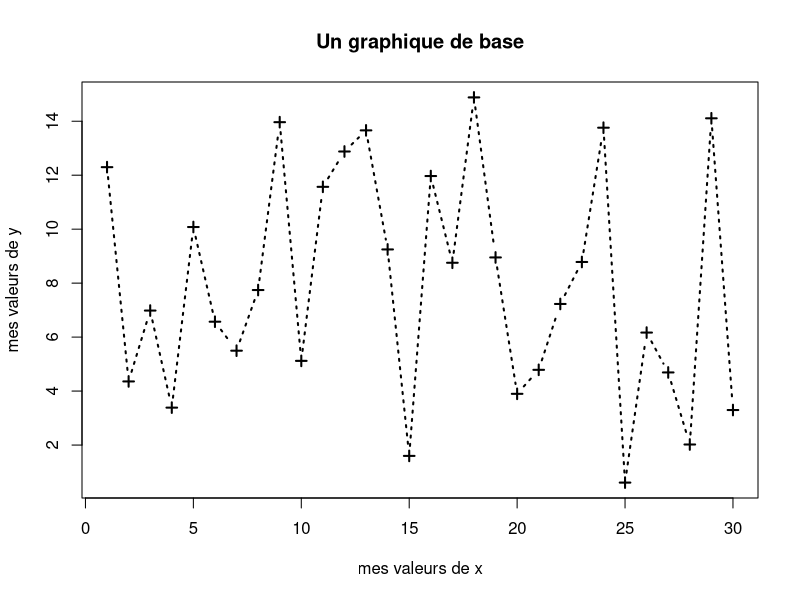
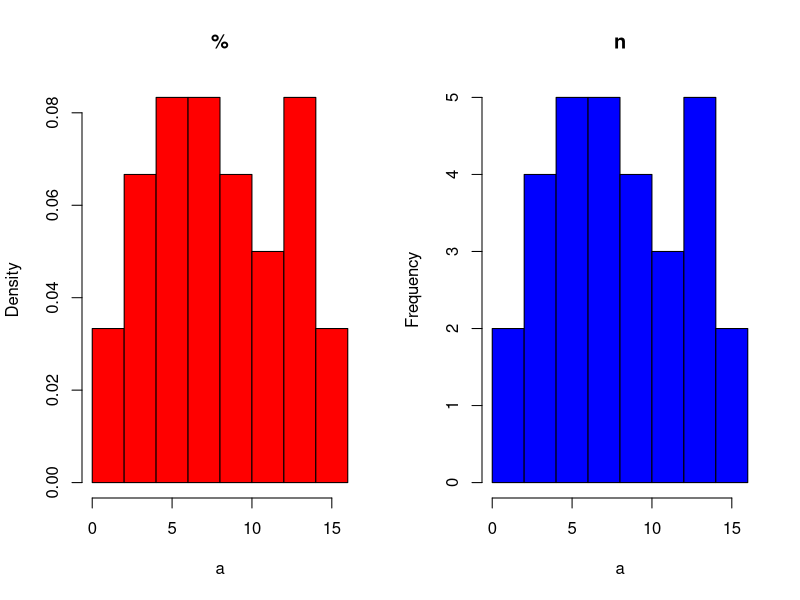
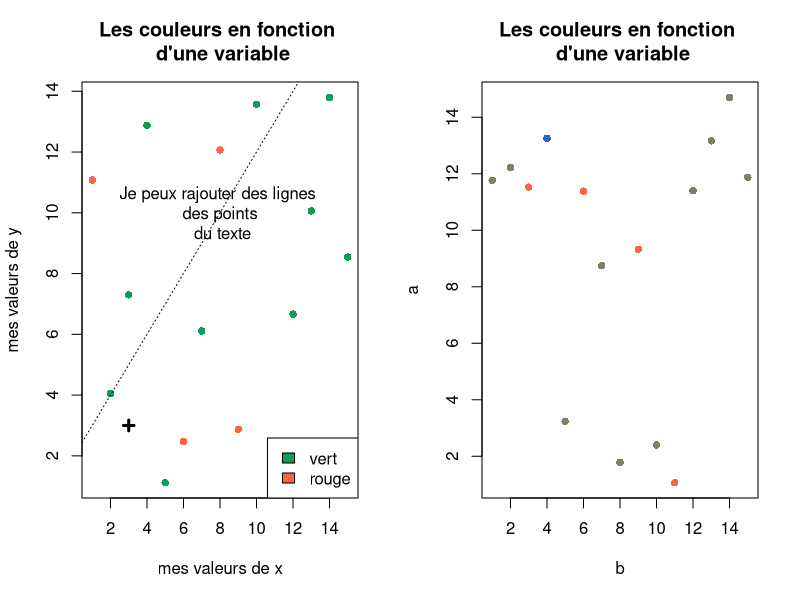

The R source for these figures, in order:
## ---- chunk 1
a <- c(1:15, NA)
b <- 1:16 + rnorm(16)
categories <- c(rep("Cat.A", 8), rep("Cat.B", 8))

# univarié
mean(a)
mean(a, na.rm = TRUE)

length(a)
length(na.omit(a))

# bivarié
cor(a, b, use = "complete.obs")
cov(a, b, use = "complete.obs")

tapply(X= a, INDEX= categories, mean, na.rm=TRUE)
## ---- chunk 2
b <- c("un peu", "beaucoup", "passionément", "à la folie", NA, "beaucoup")
a <- c("aime", "aime", "aime", "aime pas", "aime pas", "aime pas")

table(b)
table(b, useNA = "always")

prop.table(table(b)) # on demande les % de la table

which.max(table(b)) # on demande la catégorie avec la valeur maximale d'effectifs, dans la table

# le tableau de contingence
table(a, b)

prop.table(table(a, b)) # n / N total
prop.table(table(a, b), 1) # % ligne
prop.table(table(a, b), 2) # % colonne
## ---- chunk 3
a <- runif(30,0,15)
b <- 1:30
plot(x = b, y = a, 
     type = "b", 
     lwd= 2, lty = "dotted", 
     pch = 3, 
     xlab= "mes valeurs de x", ylab= "mes valeurs de y", 
     main = "Un graphique de base")

par(mfrow = c(1,2)) # affiche 1 ligne 2 colonnes de graphiques, 
#par(mfrow = c(1,1)) pour rétablir 1,1
hist(a, main = "%", freq= FALSE, col = "red")
hist(a, main = "n", freq= TRUE, col = "blue")
## ---- chunk 4
a <- runif(15,0,15)
b <- 1:15
a1 <- factor(x = round(runif(15,0,1)), c(0, 1), c("vert", "rouge"))

plot(x = b, y = a, 
     pch = 16, 
     xlab= "mes valeurs de x", ylab= "mes valeurs de y", 
     main = "Les couleurs en fonction \n d'une variable",
     col = c("#0F9D58", "tomato")[as.factor(a1)])

# un guide des couleurs
legend( "bottomright", legend = levels(a1), fill = c("#0F9D58", "tomato"))

# un texte inutile
text("Je peux rajouter des lignes \n des points \n du texte", x = 8, y = 10)

# droite et point
abline(2, 1, lty = "dotted")
points(x = 3, y = 3, pch = 3, lwd= 3)
## ---- chunk 5
a <- runif(15,0,15)
b <- 1:15
a1 <- factor(x = round(runif(15,1,3)), c(1, 2, 3), c("petit", "moyen", "grand"))
str(a1)

liste_couleur <- c("tomato", # couleur de base R
                   rgb(0.5, 0.5, 0.4), # code rgb
                   "#1d69d2") # code hexadecimal

plot(x = b, y = a, 
     pch = 16, 
     main = "Les couleurs en fonction \n d'une variable",
     col = liste_couleur[a1]) # selection de la couleur, selon la catégorie
